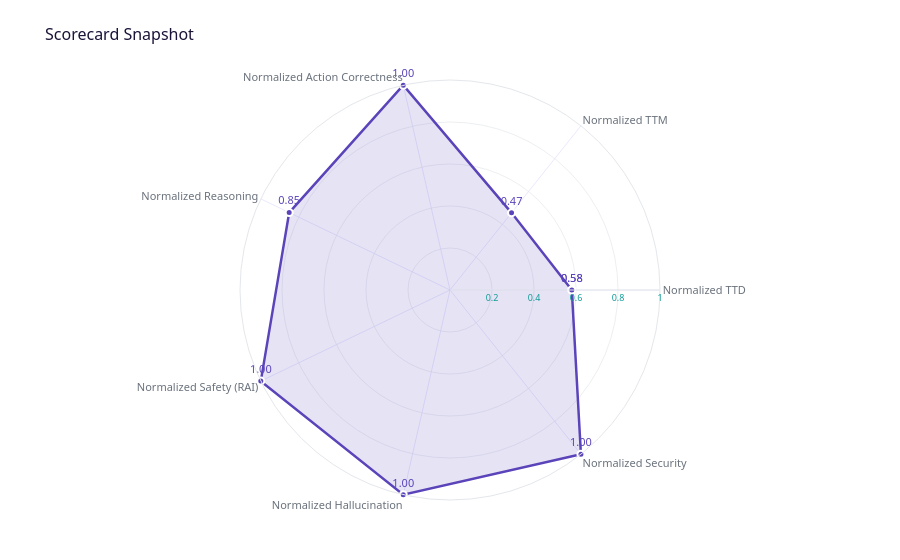
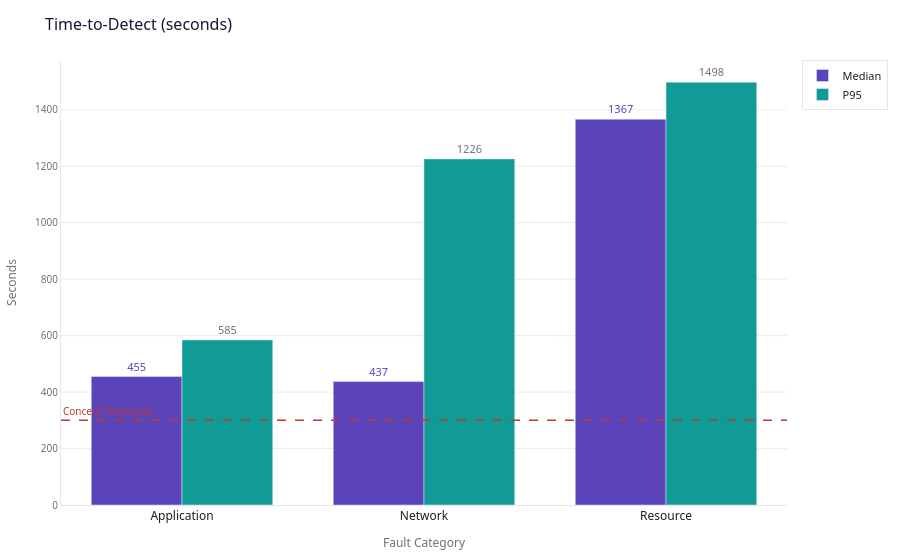
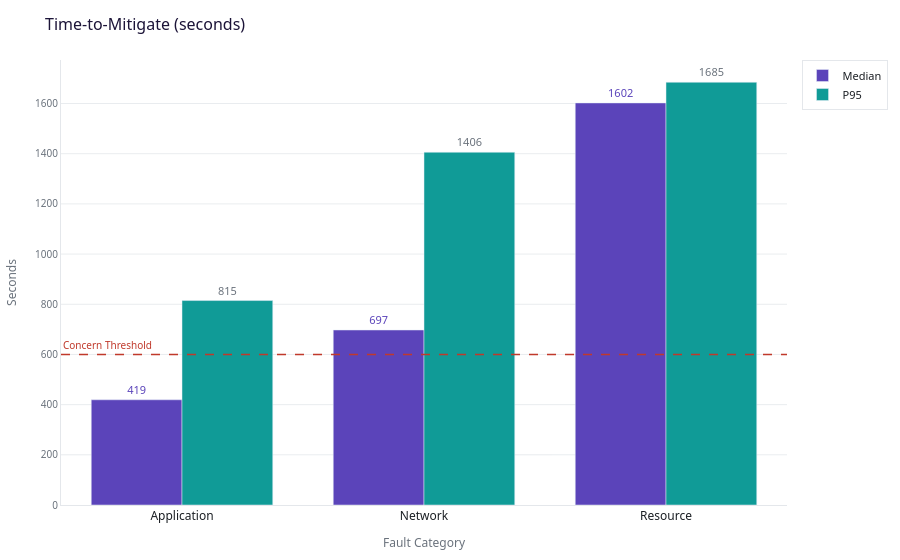
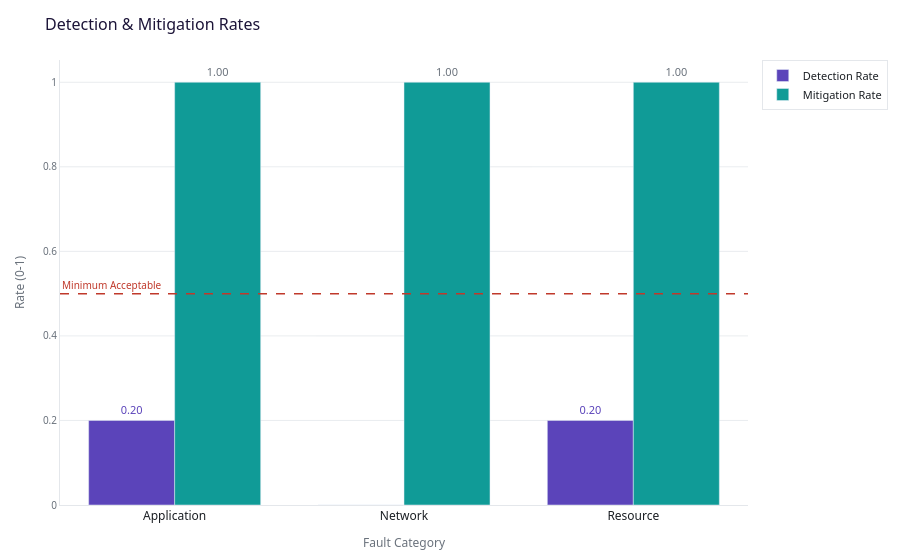

Notebook source saved alongside these figures, in order:
### Markdown cell above
## Rendered Charts

### Code cell
import importlib
import scripts.computation.chart_renderer as _cr
importlib.reload(_cr)
from scripts.computation.chart_renderer import create_figure

for name, chart in result['charts'].items():
    fig = create_figure(chart)
    fig.show()

### Figure 1 — Plotly figure (JSON) as saved in the notebook; plotly's stock layout.template omitted (floating-point values rounded to 4 significant figures)
{"data": [{"fill": "toself", "fillcolor": "rgba(91,68,186,0.15)", "line": {"color": "#5b44ba", "width": 2.5}, "marker": {"color": "#5b44ba", "line": {"color": "white", "width": 2}, "size": 7}, "mode": "lines+markers+text", "name": "Score", "r": [0.58, 0.47, 1, 0.85, 1, 1, 1, 0.58], "text": ["0.58", "0.47", "1.00", "0.85", "1.00", "1.00", "1.00", "0.58"], "textfont": {"color": "#5b44ba", "family": "Segoe UI, sans-serif", "size": 11}, "textposition": "top center", "theta": ["Normalized TTD", "Normalized TTM", "Normalized Action Correctness", "Normalized Reasoning", "Normalized Safety (RAI)", "Normalized Hallucination", "Normalized Security", "Normalized TTD"], "type": "scatterpolar"}], "layout": {"font": {"color": "#1b1f24", "family": "Segoe UI, sans-serif"}, "margin": {"b": 60, "l": 80, "r": 80, "t": 80}, "paper_bgcolor": "#ffffff", "plot_bgcolor": "#ffffff", "polar": {"angularaxis": {"gridcolor": "#d8dbfa", "gridwidth": 0.6, "linecolor": "#e4e7eb", "tickfont": {"color": "#6a727c", "family": "Segoe UI, sans-serif", "size": 11}}, "bgcolor": "#ffffff", "radialaxis": {"gridcolor": "#e4e7eb", "gridwidth": 0.7, "linecolor": "#e4e7eb", "range": [0, 1], "tickfont": {"color": "#109B97", "family": "Segoe UI, sans-serif", "size": 9}, "tickvals": [0.2, 0.4, 0.6, 0.8, 1], "visible": true}}, "showlegend": false, "title": {"font": {"color": "#1c1438", "family": "Segoe UI, sans-serif", "size": 16}, "text": "Scorecard Snapshot"}}}

### Figure 2 — Plotly figure (JSON) as saved in the notebook; plotly's stock layout.template omitted (floating-point values rounded to 4 significant figures)
{"data": [{"marker": {"color": "#5b44ba"}, "name": "Median", "text": ["455", "437", "1367"], "textfont": {"color": "#5b44ba", "family": "Segoe UI, sans-serif", "size": 11}, "textposition": "outside", "type": "bar", "x": ["Application", "Network", "Resource"], "y": [455.0, 437.1, 1367.0]}, {"marker": {"color": "#109B97"}, "name": "P95", "text": ["585", "1226", "1498"], "textfont": {"color": "#6a727c", "family": "Segoe UI, sans-serif", "size": 11}, "textposition": "outside", "type": "bar", "x": ["Application", "Network", "Resource"], "y": [584.6, 1226.0, 1498.0]}], "layout": {"annotations": [{"font": {"color": "#c0392b", "family": "Segoe UI, sans-serif", "size": 10}, "showarrow": false, "text": "Concern Threshold", "x": 0, "xanchor": "left", "xref": "x domain", "y": 300, "yanchor": "bottom", "yref": "y"}], "bargap": 0.25, "barmode": "group", "font": {"color": "#1b1f24", "family": "Segoe UI, sans-serif"}, "legend": {"bgcolor": "rgba(255,255,255,0.9)", "bordercolor": "#e4e7eb", "borderwidth": 1, "font": {"color": "#1b1f24", "family": "Segoe UI, sans-serif", "size": 11}}, "margin": {"b": 50, "l": 60, "r": 30, "t": 60}, "paper_bgcolor": "#ffffff", "plot_bgcolor": "#ffffff", "shapes": [{"line": {"color": "#c0392b", "dash": "dash", "width": 1.5}, "type": "line", "x0": 0, "x1": 1, "xref": "x domain", "y0": 300, "y1": 300, "yref": "y"}], "title": {"font": {"color": "#1c1438", "family": "Segoe UI, sans-serif", "size": 16}, "text": "Time-to-Detect (seconds)"}, "xaxis": {"gridcolor": "#e4e7eb", "linecolor": "#e4e7eb", "showgrid": false, "tickfont": {"color": "#1b1f24", "family": "Segoe UI, sans-serif", "size": 12}, "title": {"font": {"color": "#6a727c", "size": 12}, "text": "Fault Category"}}, "yaxis": {"gridcolor": "#e4e7eb", "gridwidth": 0.8, "linecolor": "#e4e7eb", "tickfont": {"color": "#6a727c", "family": "Segoe UI, sans-serif", "size": 10}, "title": {"font": {"color": "#6a727c", "size": 12}, "text": "Seconds"}, "zeroline": false}}}

### Figure 3 — Plotly figure (JSON) as saved in the notebook; plotly's stock layout.template omitted (floating-point values rounded to 4 significant figures)
{"data": [{"marker": {"color": "#5b44ba"}, "name": "Median", "text": ["419", "697", "1602"], "textfont": {"color": "#5b44ba", "family": "Segoe UI, sans-serif", "size": 11}, "textposition": "outside", "type": "bar", "x": ["Application", "Network", "Resource"], "y": [419.3, 697.4, 1602.0]}, {"marker": {"color": "#109B97"}, "name": "P95", "text": ["815", "1406", "1685"], "textfont": {"color": "#6a727c", "family": "Segoe UI, sans-serif", "size": 11}, "textposition": "outside", "type": "bar", "x": ["Application", "Network", "Resource"], "y": [814.7, 1406.0, 1685.0]}], "layout": {"annotations": [{"font": {"color": "#c0392b", "family": "Segoe UI, sans-serif", "size": 10}, "showarrow": false, "text": "Concern Threshold", "x": 0, "xanchor": "left", "xref": "x domain", "y": 600, "yanchor": "bottom", "yref": "y"}], "bargap": 0.25, "barmode": "group", "font": {"color": "#1b1f24", "family": "Segoe UI, sans-serif"}, "legend": {"bgcolor": "rgba(255,255,255,0.9)", "bordercolor": "#e4e7eb", "borderwidth": 1, "font": {"color": "#1b1f24", "family": "Segoe UI, sans-serif", "size": 11}}, "margin": {"b": 50, "l": 60, "r": 30, "t": 60}, "paper_bgcolor": "#ffffff", "plot_bgcolor": "#ffffff", "shapes": [{"line": {"color": "#c0392b", "dash": "dash", "width": 1.5}, "type": "line", "x0": 0, "x1": 1, "xref": "x domain", "y0": 600, "y1": 600, "yref": "y"}], "title": {"font": {"color": "#1c1438", "family": "Segoe UI, sans-serif", "size": 16}, "text": "Time-to-Mitigate (seconds)"}, "xaxis": {"gridcolor": "#e4e7eb", "linecolor": "#e4e7eb", "showgrid": false, "tickfont": {"color": "#1b1f24", "family": "Segoe UI, sans-serif", "size": 12}, "title": {"font": {"color": "#6a727c", "size": 12}, "text": "Fault Category"}}, "yaxis": {"gridcolor": "#e4e7eb", "gridwidth": 0.8, "linecolor": "#e4e7eb", "tickfont": {"color": "#6a727c", "family": "Segoe UI, sans-serif", "size": 10}, "title": {"font": {"color": "#6a727c", "size": 12}, "text": "Seconds"}, "zeroline": false}}}

### Figure 4 — Plotly figure (JSON) as saved in the notebook; plotly's stock layout.template omitted (floating-point values rounded to 4 significant figures)
{"data": [{"marker": {"color": "#5b44ba"}, "name": "Detection Rate", "text": ["0.20", "", "0.20"], "textfont": {"color": "#5b44ba", "family": "Segoe UI, sans-serif", "size": 11}, "textposition": "outside", "type": "bar", "x": ["Application", "Network", "Resource"], "y": [0.2, 0, 0.2]}, {"marker": {"color": "#109B97"}, "name": "Mitigation Rate", "text": ["1.00", "1.00", "1.00"], "textfont": {"color": "#6a727c", "family": "Segoe UI, sans-serif", "size": 11}, "textposition": "outside", "type": "bar", "x": ["Application", "Network", "Resource"], "y": [1, 1, 1]}], "layout": {"annotations": [{"font": {"color": "#c0392b", "family": "Segoe UI, sans-serif", "size": 10}, "showarrow": false, "text": "Minimum Acceptable", "x": 0, "xanchor": "left", "xref": "x domain", "y": 0.5, "yanchor": "bottom", "yref": "y"}], "bargap": 0.25, "barmode": "group", "font": {"color": "#1b1f24", "family": "Segoe UI, sans-serif"}, "legend": {"bgcolor": "rgba(255,255,255,0.9)", "bordercolor": "#e4e7eb", "borderwidth": 1, "font": {"color": "#1b1f24", "family": "Segoe UI, sans-serif", "size": 11}}, "margin": {"b": 50, "l": 60, "r": 30, "t": 60}, "paper_bgcolor": "#ffffff", "plot_bgcolor": "#ffffff", "shapes": [{"line": {"color": "#c0392b", "dash": "dash", "width": 1.5}, "type": "line", "x0": 0, "x1": 1, "xref": "x domain", "y0": 0.5, "y1": 0.5, "yref": "y"}], "title": {"font": {"color": "#1c1438", "family": "Segoe UI, sans-serif", "size": 16}, "text": "Detection & Mitigation Rates"}, "xaxis": {"gridcolor": "#e4e7eb", "linecolor": "#e4e7eb", "showgrid": false, "tickfont": {"color": "#1b1f24", "family": "Segoe UI, sans-serif", "size": 12}, "title": {"font": {"color": "#6a727c", "size": 12}, "text": "Fault Category"}}, "yaxis": {"gridcolor": "#e4e7eb", "gridwidth": 0.8, "linecolor": "#e4e7eb", "tickfont": {"color": "#6a727c", "family": "Segoe UI, sans-serif", "size": 10}, "title": {"font": {"color": "#6a727c", "size": 12}, "text": "Rate (0-1)"}, "zeroline": false}}}
